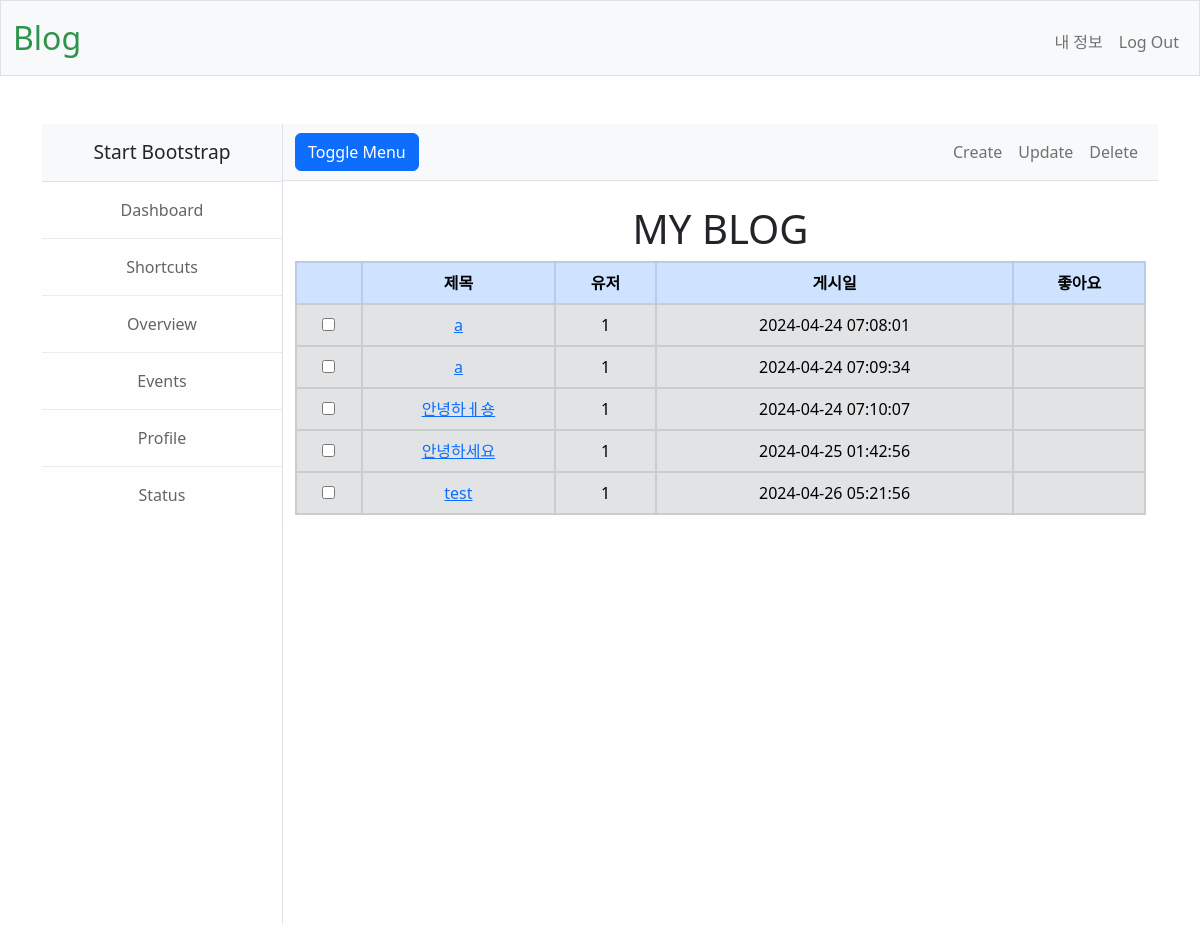
Page /private (signed in) on the earlier database version.
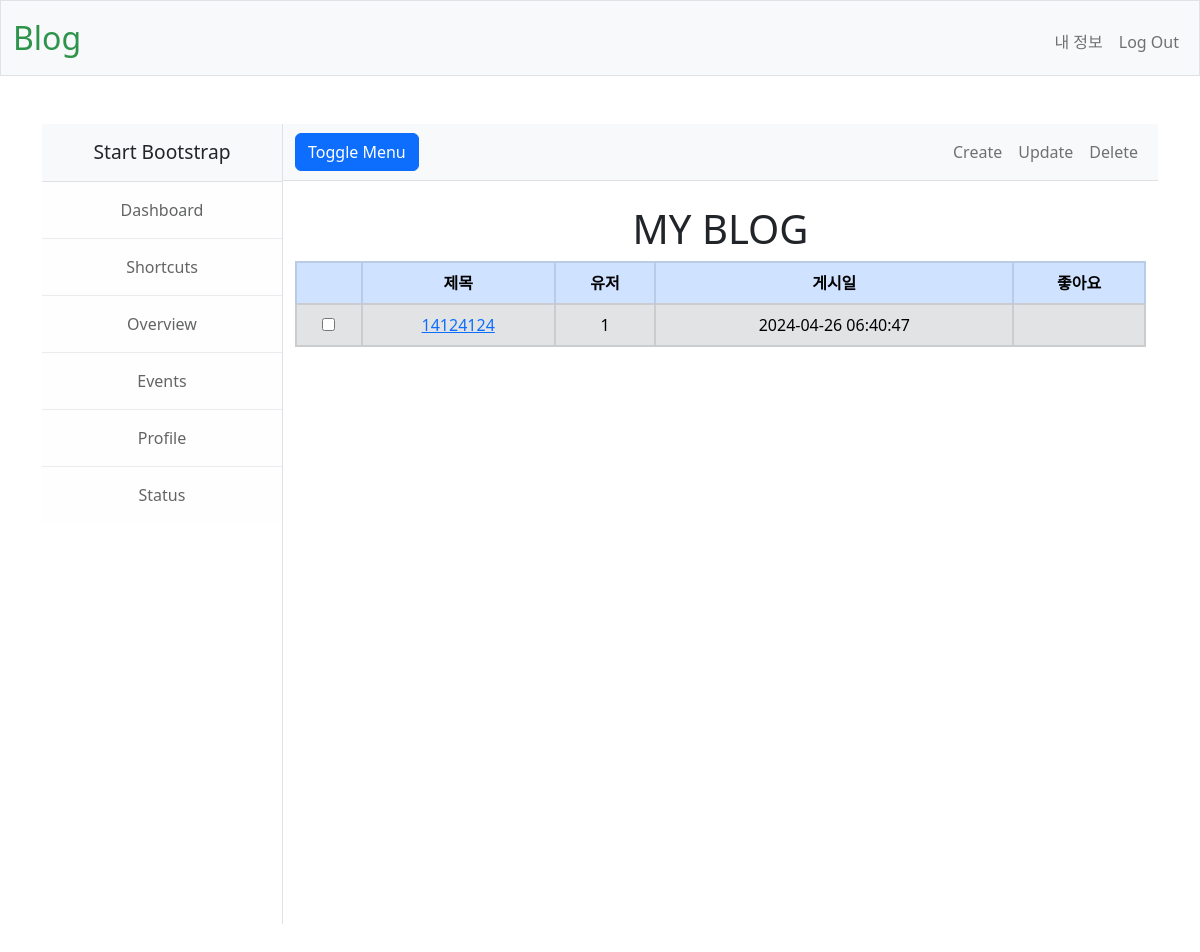
Same page on the later database version.
### tables this page shows
CREATE TABLE ARTICLE (
    id INTEGER NOT NULL,
    user_id INTEGER NOT NULL,
    title TEXT NOT NULL,
    contents TEXT NOT NULL,
    datetime TIMESTAMP NOT NULL DEFAULT CURRENT_TIMESTAMP, likes INTEGER DEFAULT 0,
    PRIMARY KEY(id),
    FOREIGN KEY(user_id) REFERENCES "users"(id)
);

### app.py (the view)
@app.route("/private", methods=["GET","POST"])
def private():
    id = session["user_id"]
    data = db.execute("SELECT user_id,title,datetime,likes FROM article where user_id=?",id)
    return render_template("private.html",data=data)

### app.py (called while the page is built)
@app.after_request
def after_request(response):
    response.headers["Cache-Control"] = "no-cache, no-store, must-revalidate"
    response.headers["Expires"] = 0
    response.headers["Pragma"] = "no-cache"
    return response

### templates/private.html (shortened to what this page needs)
{% extends "layout.html" %}
{% block main %}
        <link href="static/private.css" rel="stylesheet" />
    <body>
        <div class="d-flex" id="wrapper">
            <div class="border-end bg-white" id="sidebar-wrapper">
                <div class="sidebar-heading border-bottom bg-light">Start Bootstrap</div>
                <div class="list-group list-group-flush">
                    <a class="list-group-item list-group-item-action list-group-item-light p-3" href="#!">Dashboard</a>
                    <a class="list-group-item list-group-item-action list-group-item-light p-3" href="#!">Shortcuts</a>
                    <a class="list-group-item list-group-item-action list-group-item-light p-3" href="#!">Overview</a>
                    <a class="list-group-item list-group-item-action list-group-item-light p-3" href="#!">Events</a>
                    <a class="list-group-item list-group-item-action list-group-item-light p-3" href="#!">Profile</a>
                    <a class="list-group-item list-group-item-action list-group-item-light p-3" href="#!">Status</a>
                </div>
            </div>
            <div id="page-content-wrapper">
                <nav class="navbar navbar-expand-lg navbar-light bg-light border-bottom">
                    <div class="container-fluid">
                        <button class="btn btn-primary" id="sidebarToggle">Toggle Menu</button>
                        <div class="collapse navbar-collapse" id="navbarSupportedContent">
                            <ul class="navbar-nav ms-auto mt-2 mt-lg-0">
                                <li class="nav-item active"><a class="nav-link" href="/create">Create</a></li>
                                <li class="nav-item"><a class="nav-link" onclick="location.href" type="button" id="update">Update</a></li>
                                <li class="nav-item"><a class="nav-link" onclick="location.href" type="button" id="delete">Delete</a></li>
                            </ul>
                        </div>
                    </div>
                </nav>
                <div class="container-fluid">
                    <h1 class="mt-4">MY BLOG</h1>
                        <table class="table table-hover">
                            <thead>
                                <tr class="table-primary">
                                    <th scope="row"></th>
                                    <th>제목</th>
                                    <th>유저</th>
                                    <th>게시일</th>
                                    <th>좋아요</th>
                                </tr>
                                {% for d in data: %}
                                <tr class="table-secondary">
                                    <td scope="row"><input type="checkbox" id="select" value="{{ d['title'] }}"></td>
                                    <td><a href="{{url_for('view',title=d['title'])}}">{{ d["title"] }}</a></td>
                                    <td>{{ d["user_id"] }}</td>
                                    <td>{{ d["datetime"] }}</td>
                                    <td>{{ d["like"] }}</td>
                                </tr>
                                {% endfor %}
                            </thead>
                        </table>
                </div>
            </div>
        </div>
    </body>
{% endblock %}

Differences in the rows shown:
removed ARTICLE: title "a", user_id "1", datetime "2024-04-24 07:08:01"
removed ARTICLE: title "a", user_id "1", datetime "2024-04-24 07:09:34"
removed ARTICLE: title "안녕하ㅔ숑", user_id "1", datetime "2024-04-24 07:10:07"
removed ARTICLE: title "안녕하세요", user_id "1", datetime "2024-04-25 01:42:56"
removed ARTICLE: title "test", user_id "1", datetime "2024-04-26 05:21:56"
added ARTICLE: title "14124124", user_id "1", datetime "2024-04-26 06:40:47"
